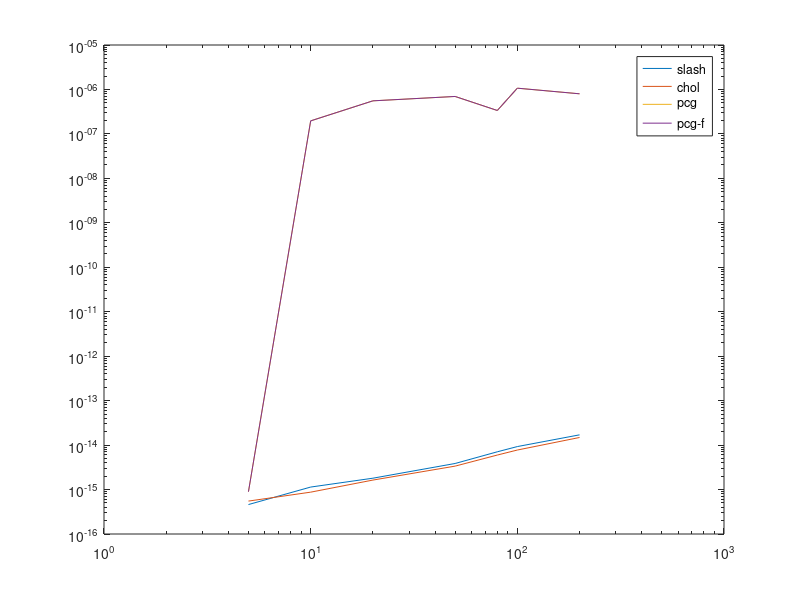

Source code (MATLAB):
Dim = [5,10,20,50,80,100,200];
d = length(Dim);
errs = zeros(d,4);
time = zeros(d,5);

tol = 1e-7;

for i = 1:d
n = Dim(i);
Q = orth(randn(n));
D = diag(abs(randn(n,1))+0.5);
A = Q*D*Q';

x = randn(n,1);

b = A*x;
tic
R = chol(A);
time(i,5) = toc;
tic
x_ = A\b;
time(i,1) = toc;
tic
Rx = R'\b;
x_c = R\Rx;
time(i,2) = toc;

Af = @(x)A*x;
tic
x_gf = pcg(Af,b,tol);
time(i,4) = toc;
tic
x_g = pcg(A,b,tol);
time(i,3) = toc;

err_ = norm(x_-x);
err_c = norm(x_c-x);
err_g = norm(x-x_g);
err_gf = norm(x-x_gf);

errs(i,:) = [err_,err_c,err_g,err_gf];

end
%%
loglog(Dim,time)
legend('slash','chol','pcg','pcg-f','chol-fac')
%%
loglog(Dim,errs)
legend('slash','chol','pcg','pcg-f')